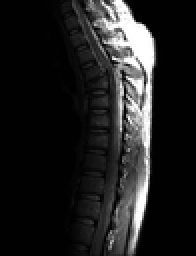
%> input picture lab2/proj03_02/Fig0308(a)(fractured_spine).tif, 98 x 128 px, shrunk from 746 x 976 before the run (shown 2 times larger)
$ octave project03_02.m   (GNU Octave 9; MATLAB toolbox functions it lacks are replaced by stand-ins)
%> lines starting %> are read from the running program, lines starting %| are printed output that depends on the picture
clear all;
image_name = "Fig0308(a)(fractured_spine).tif";
image = imread(image_name);
%> image is the input picture: size 128x98 uint8; min 0, max 255, mean 32.6

% show original image %
subplot(2,3,1),imshow(image),title('original image');

[row, column] = size(image);
%> row = 128; column = 98
MN = row * column;
%> MN = 12544
r = zeros(256);
x = 0:255;

% calculate rk
for i = 1:1:row
    for j = 1:1:column
        temp = double(image(i,j)) + 1;
        r(temp) = r(temp) + 1;
    end
end

% calculate the pk (possibility of rk)
p = zeros(256);
p = r/MN;
subplot(2,3,2), plot(x,p),title('original histogram');

% calculate sk
s = zeros(256);
round_s = zeros(256);
for i = 1:1:256
    if i == 1
        s(i) = 255 * p(i);
    else
        s(i) = s(i-1) + 255 * p(i);
    end
    round_s(i) = round(s(i));
end
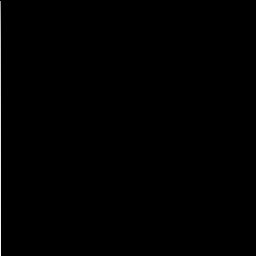
%> round_s: size 256x256 double; min 0, max 255, mean 0.9
subplot(2,3,3),stairs(x,round_s),title('original transformation function');

global_mean = 0;
global_variance = 0;
image = double(image);
%> image: size 128x98 double

% calculate the global mean
for i = 1:1:256
    global_mean = global_mean + (i-1) * p(i);
end
%> this loop made 256 passes
%> global_mean on passes 1 to 3: 0, 0.567, 0.605
%> after the loop, global_mean = 32.57

% calculate the global variance
for i = 1:1:256
    global_variance = global_variance + ((i-1)-global_mean) * ((i-1)-global_mean) * p(i);
end
%> this loop made 256 passes
%> global_variance on passes 1 to 3: 5.16, 570.4, 588.1
%> after the loop, global_variance = 4047.3

% calculate the local mean & variance
local_mean = zeros(row, column);
local_variance = zeros(row, column);
for i = 1:row
    for j = 1:column
        % calculate the local mean
        if i-1 >= 1
            local_mean(i,j) = local_mean(i,j) + image(i-1,j) / 8;
            if j-1 >= 1
                local_mean(i,j) = local_mean(i,j) + image(i-1,j-1) / 8;
            end
            if j+1 <= column
                local_mean(i,j) = local_mean(i,j) + image(i-1,j+1) / 8;
            end
        end
        if i+1 <= row
            local_mean(i,j) = local_mean(i,j) + image(i+1,j) / 8;
            if j-1 >= 1
                local_mean(i,j) = local_mean(i,j) + image(i+1,j-1) / 8;
            end
            if j+1 <= column
                local_mean(i,j) = local_mean(i,j) + image(i+1,j+1) / 8;
            end
        end
        if j+1 <= column
            local_mean(i,j) = local_mean(i,j) + image(i,j+1) / 8;
        end
        if j-1 >= 1
            local_mean(i,j) = local_mean(i,j) + image(i,j-1) / 8;
        end

        % calculate the local variance
        if i-1 >= 1
            local_variance(i,j) = local_variance(i,j) + (image(i-1,j)-local_mean(i,j)) * (image(i-1,j)-local_mean(i,j)) / 8;
            if j-1 >= 1
                local_variance(i,j) = local_variance(i,j) + (image(i-1,j-1)-local_mean(i,j)) * (image(i-1,j-1)-local_mean(i,j)) / 8;
            end
            if j+1 <= column
                local_variance(i,j) = local_variance(i,j) + (image(i-1,j+1)-local_mean(i,j)) * (image(i-1,j+1)-local_mean(i,j)) / 8;
            end
        end
        if i+1 <= row
            local_variance(i,j) = local_variance(i,j) + (image(i+1,j)-local_mean(i,j)) * (image(i+1,j)-local_mean(i,j)) / 8;
            if j-1 >= 1
                local_variance(i,j) = local_variance(i,j) + (image(i+1,j-1)-local_mean(i,j)) * (image(i+1,j-1)-local_mean(i,j)) / 8;
            end
            if j+1 <= column
                local_variance(i,j) = local_variance(i,j) + (image(i+1,j+1)-local_mean(i,j)) * (image(i+1,j+1)-local_mean(i,j)) / 8;
            end
        end
        if j+1 <= column
            local_variance(i,j) = local_variance(i,j) + (image(i,j+1)-local_mean(i,j)) * (image(i,j+1)-local_mean(i,j)) / 8;
        end
        if j-1 >= 1
            local_variance(i,j) = local_variance(i,j) + (image(i,j-1)-local_mean(i,j)) * (image(i,j-1)-local_mean(i,j)) / 8;
        end

    end
end
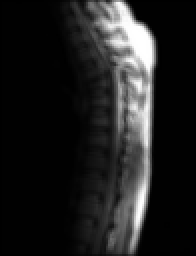
%> local_mean: size 128x98 double (shown 2 times larger); min 0.375, max 255, mean 32.5
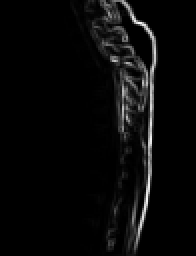
%> local_variance: size 128x98 double (shown 2 times larger); min 0, max 12572.5, mean 453.9; drawn with min black and max white

% enhancement image
enhancement_img = zeros(row, column);
k0 = 0;
k1 = 1.3;
k2 = 0;
k3 = 1.5;
C = 7;
for i = 1:row
    for j = 1:column
        mean_left = k0 * global_mean;
        mean_right = k1 * global_mean;
        variance_left = k2 * global_variance;
        variance_right = k3 * global_variance;
        if ((mean_left <= local_mean(i,j)) & (local_mean(i,j) <= mean_right) & (variance_left <= local_variance(i,j)) & (local_variance(i,j) <= variance_right))
            enhancement_img(i,j) = C * image(i,j);
        else
            enhancement_img(i,j) = image(i,j);
        end
    end
end
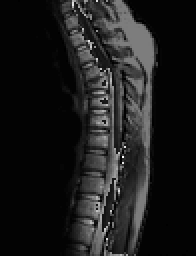
%> enhancement_img: size 128x98 double (shown 2 times larger); min 0, max 518, mean 58.1; drawn with min black and max white
enhancement_img = uint8(enhancement_img);
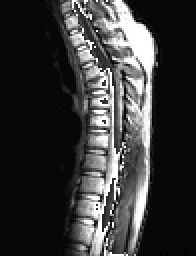
%> enhancement_img: size 128x98 uint8 (shown 2 times larger); min 0, max 255, mean 57
subplot(2,3,4),imshow(enhancement_img),title('enhancement image');

enhance_r = zeros(256);
% calculate rk
for i = 1:1:row
    for j = 1:1:column
        temp = double(enhancement_img(i,j)) + 1;
        enhance_r(temp) = enhance_r(temp) + 1;
    end
end

% calculate the pk (possibility of rk)
enhance_p = zeros(256);
enhance_p = enhance_r/MN;
subplot(2,3,5), plot(x,enhance_p),title('enhancement image histogram');
%> after `title('enhancement image histogram')`:
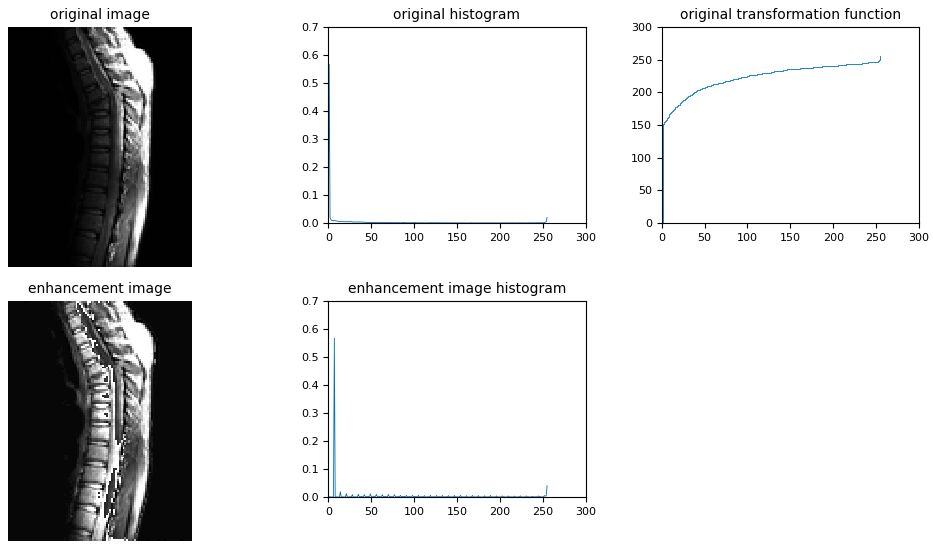
%> figure redrawn from the program's plot data, 5 panels
